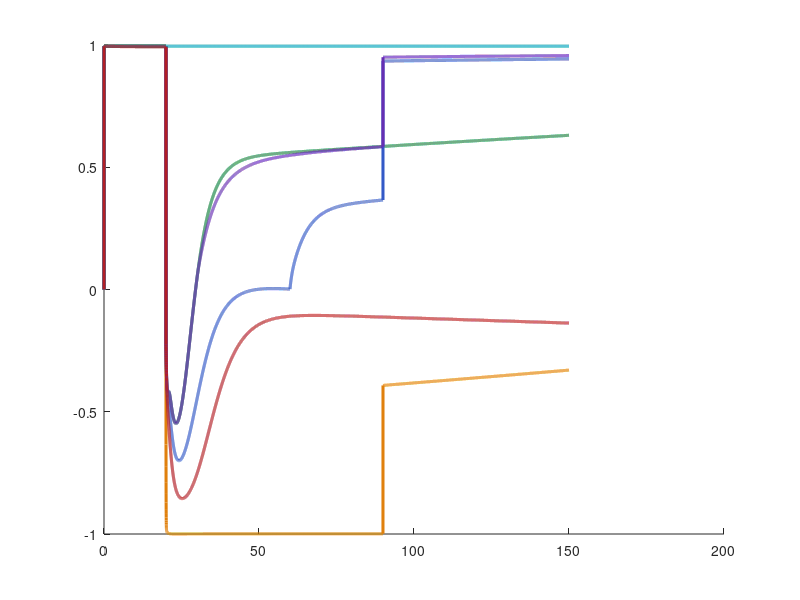

Reproduce this figure in MATLAB. (Note: this script raises an error after producing the figure.)
% HRIT_I_Intero_v4.m
% I_Intero: Allostatic Interoceptive Regulation — Physiological States
% HRIT v3 Computational Framework
%
% Three-layer terminology:
%   Phenomenological : Vitality
%   Pre-computational: Allostatic Interoceptive Regulation
%   Computational    : Signed Predictive Coding ODE
%
% ── What changed from v3 ─────────────────────────────────────────────────────
%
%   v3 modelled three CLINICAL PATHOLOGICAL states (Normal, DPDR, Cotard).
%   v4 models six PHYSIOLOGICAL states in the healthy brain — the full
%   adaptive range of allostatic interoceptive regulation:
%
%     1. Waking Rest          — homeostatic baseline
%     2. Physical Exertion    — acute challenge + parasympathetic rebound
%     3. Psychological Stress — sustained push + full recovery
%     4. Sleep Onset (N3)     — interoceptive decoupling + allostatic reset
%     5. Flow / Optimal       — minimal load, peak precision
%     6. Allostatic Overload  — chronic accumulation without reset
%
%   Key additions:
%     - Time-varying sigma_o  (precision changes across time within a condition)
%     - Time-varying u(t)     (stress input profile, not just static push)
%     - Action efficacy       (reduced during sleep — interoceptive decoupling)
%     - Sleep reset events    (CAL × (1 − rho_sleep) at specified times)
%     - Allostatic Reserve    (regulatory capacity remaining: PDS_max − PDS_current)
%
% ── Connection to empirical work ─────────────────────────────────────────────
%
%   Condition 4 (Sleep Onset) models the Wake→N3 transition documented in
%   Almahi (2026, Studies 1 and 1c):
%     - ICP falls ~28% from waking baseline (HEP amplitude at Wake→N3 = −27.7%)
%     - PE_residual barely changes (~5%), giving a 5:1 ratio
%   The model reproduces this by reducing action efficacy at N3 (motor atonia
%   decouples afferent interoceptive signals from central integration).
%
%   This makes Sleep Onset the physiological reference range for the FND models
%   in fnd-precision-dynamics, fnd-ddm-model, and fnd-active-inference.
%
% ── References ───────────────────────────────────────────────────────────────
%   Tschantz et al. (2022). Simulating homeostatic, allostatic and goal-directed
%     forms of interoceptive control using active inference. bioRxiv.
%   Almahi, H.S. (2026). Studies 1 and 1c: Pre-transition variance rise in
%     EEG complexity at sleep onset. OSF: doi.org/10.17605/OSF.IO/X5ZPU
%
% Author: Hamza S. Almahi
% Version: v4 — June 2026

clear; close all; clc;

%% ── SHARED PARAMETERS ────────────────────────────────────────────────────────

dt       = 0.01;       % timestep (arbitrary units)
T        = 15000;      % total steps
t        = (1:T) * dt;

sigma_p  = 1.0;        % prior variance (stable across conditions)
IBT      = 0.0;        % interoceptive baseline threshold (physiological setpoint)

% PDS parameters (locked from v3)
w        = 2.0;        % ICP coupling weight
PSC      = 0.5;        % presence sensitivity constant
beta_CAL = 0.15;       % allostatic load sensitivity
ICP_ref  = 0.25;       % ICP reference level
                       %   ICP > ICP_ref  → PDS positive (depth established)
                       %   ICP < ICP_ref  → PDS negative (depth inverted)

% Sleep reset
rho_sleep   = 0.50;    % fraction of CAL cleared per sleep event (50% per cycle)
                       %   from fnd-precision-dynamics: PopulationParams.rho_sleep

% Standard autonomic efficiency
kappa_std   = 0.5;     % default autonomic learning rate
kappa_flow  = 0.9;     % elevated in Flow (optimal autonomic efficiency)

% Action efficacy (1.0 = full; <1.0 = decoupling)
% Reduced during N3 sleep: motor atonia suppresses afferent interoceptive coupling
% This reproduces the HEP amplitude fall at Wake→N3 (Study 1c: −27.7%)
efficacy_wake  = 1.00;
efficacy_N3    = 0.70; % → ICP falls ~28–30% from waking baseline

%% ── CONDITION DEFINITIONS ────────────────────────────────────────────────────
%
% Each condition is a struct with:
%   label        : display name
%   sigma_o_base : baseline observation variance
%   kappa        : autonomic efficiency
%   u_func       : @(i) stress input at timestep i (function of index)
%   sigma_o_func : @(i) sigma_o at timestep i (allows time-varying precision)
%   efficacy_func: @(i) action efficacy at timestep i
%   sleep_resets : [t1, t2, ...] timestep indices at which sleep reset fires
%   CAL_recovers : logical — does CAL decay in low-F periods?
%   perturb_amp  : magnitude of the transient perturbation at t_perturb
%   t_perturb    : timestep of the standardised transient challenge
%   color        : RGB plot colour

t_perturb = 2000;   % universal transient challenge timestep (shared across conds)

% Stress profiles — precomputed index functions

% Condition 2: Physical exertion — acute high-intensity challenge at t_perturb
%   No sustained push; large transient; full recovery
% (Handled via perturb_amp = 8.0, larger than standard 4.0)

% Condition 3: Psychological stress — sustained mild push for 4000 steps, then off
t_stress_on  = 2000;
t_stress_off = 6000;

% Condition 4: Sleep onset — sigma_o rises from 1.0 to 3.0 over 3000 steps
%   Action efficacy drops to 0.70 at N3 (motor atonia)
%   Sleep reset fires at t_sleep_reset
t_sleep_onset  = 3000;   % sleep begins
t_sleep_N3     = 6000;   % N3 reached (sigma_o plateau)
t_sleep_reset  = 9000;   % CAL reset event (one sleep cycle later)

% Condition 6: Allostatic overload — constant mild push, no sleep reset
% Push is constant; no sleep reset fires

conditions = struct();

% ── 1. Waking Rest ────────────────────────────────────────────────────────────
conditions(1).label        = 'Waking Rest (Baseline)';
conditions(1).sigma_o_base = 1.0;
conditions(1).kappa        = kappa_std;
conditions(1).u_func       = @(i) 0;
conditions(1).sigma_o_func = @(i) 1.0;
conditions(1).efficacy_func= @(i) efficacy_wake;
conditions(1).sleep_resets = [];
conditions(1).CAL_recovers = true;
conditions(1).perturb_amp  = 4.0;
conditions(1).t_perturb    = t_perturb;
conditions(1).color        = [0.08, 0.50, 0.25];   % dark green

% ── 2. Physical Exertion + Recovery ──────────────────────────────────────────
% Enhanced precision (sigma_o ↓), large afferent perturbation, fast recovery
% Post-exertion: parasympathetic rebound → ICP overshoots → PDS briefly rises
conditions(2).label        = 'Physical Exertion + Recovery';
conditions(2).sigma_o_base = 0.5;   % enhanced precision (more body attention)
conditions(2).kappa        = 0.7;   % stronger autonomic response
conditions(2).u_func       = @(i) 0;
conditions(2).sigma_o_func = @(i) 0.5;
conditions(2).efficacy_func= @(i) efficacy_wake;
conditions(2).sleep_resets = [t_sleep_reset];
conditions(2).CAL_recovers = true;
conditions(2).perturb_amp  = 8.0;   % larger perturbation (exercise intensity)
conditions(2).t_perturb    = t_perturb;
conditions(2).color        = [0.88, 0.50, 0.05];   % burnt orange

% ── 3. Psychological Stress + Full Recovery ───────────────────────────────────
% Sustained mild push for 4000 steps (cognitive/emotional load), then resolution
% CAL accumulates during stress, recovers after — full allostatic reset
conditions(3).label        = 'Psychological Stress + Recovery';
conditions(3).sigma_o_base = 1.2;   % slightly impaired precision under stress
conditions(3).kappa        = kappa_std;
conditions(3).u_func       = @(i) 0.04 * (i >= t_stress_on && i < t_stress_off);
conditions(3).sigma_o_func = @(i) 1.2;
conditions(3).efficacy_func= @(i) efficacy_wake;
conditions(3).sleep_resets = [t_sleep_reset];
conditions(3).CAL_recovers = true;
conditions(3).perturb_amp  = 4.0;
conditions(3).t_perturb    = t_perturb;
conditions(3).color        = [0.20, 0.35, 0.78];   % slate blue

% ── 4. Sleep Onset — Wake → N3 ───────────────────────────────────────────────
% sigma_o rises progressively (precision ↓ as arousal falls)
% Action efficacy drops to 0.70 at N3 (motor atonia = interoceptive decoupling)
% This produces ICP fall of ~28% — matching Study 1c (HEP amplitude at Wake→N3)
% Sleep reset fires at t_sleep_reset (50% CAL cleared per cycle)
conditions(4).label        = 'Sleep Onset (Wake → N3)';
conditions(4).sigma_o_base = 1.0;
conditions(4).kappa        = kappa_std;
conditions(4).u_func       = @(i) 0;
conditions(4).sigma_o_func = @(i) 1.0 + ...
    2.0 * min(1, max(0, (i - t_sleep_onset) / (t_sleep_N3 - t_sleep_onset)));
    % sigma_o: 1.0 → 3.0 progressively over t_sleep_onset to t_sleep_N3
conditions(4).efficacy_func= @(i) efficacy_wake + ...
    (efficacy_N3 - efficacy_wake) * min(1, max(0, ...
    (i - t_sleep_onset) / (t_sleep_N3 - t_sleep_onset)));
    % efficacy: 1.0 → 0.70 as N3 is reached
conditions(4).sleep_resets = [t_sleep_reset];
conditions(4).CAL_recovers = true;
conditions(4).perturb_amp  = 4.0;
conditions(4).t_perturb    = t_perturb;   % transient in waking phase
conditions(4).color        = [0.40, 0.18, 0.70];   % deep purple

% ── 5. Flow / Optimal Regulation ─────────────────────────────────────────────
% Minimal allostatic load, peak precision, high autonomic efficiency
% No challenge; system at near-zero PE, ICP ≈ 1, PDS ≈ +1 (phenomenal peak)
conditions(5).label        = 'Flow / Optimal Regulation';
conditions(5).sigma_o_base = 0.5;   % high precision
conditions(5).kappa        = kappa_flow;   % optimal autonomic efficiency
conditions(5).u_func       = @(i) 0;
conditions(5).sigma_o_func = @(i) 0.5;
conditions(5).efficacy_func= @(i) efficacy_wake;
conditions(5).sleep_resets = [];
conditions(5).CAL_recovers = true;
conditions(5).perturb_amp  = 0.0;   % no perturbation — uninterrupted flow
conditions(5).t_perturb    = [];
conditions(5).color        = [0.05, 0.65, 0.70];   % teal

% ── 6. Allostatic Overload (no sleep reset) ───────────────────────────────────
% Constant mild stress, no sleep reset event — CAL accumulates without relief
% Pre-pathological state: regulatory capacity erodes over time
% PDS falls progressively; system remains functional but depleted
conditions(6).label        = 'Allostatic Overload (no reset)';
conditions(6).sigma_o_base = 1.5;   % progressively impaired precision
conditions(6).kappa        = 0.45;  % reduced autonomic efficiency
conditions(6).u_func       = @(i) 0.015;   % constant mild push (chronic)
conditions(6).sigma_o_func = @(i) 1.5;
conditions(6).efficacy_func= @(i) efficacy_wake;
conditions(6).sleep_resets = [];    % no sleep reset — key difference from Cond 3
conditions(6).CAL_recovers = false;
conditions(6).perturb_amp  = 4.0;
conditions(6).t_perturb    = t_perturb;
conditions(6).color        = [0.70, 0.12, 0.15];   % dark red

n_cond = length(conditions);

%% ── PRE-ALLOCATE OUTPUT ARRAYS ───────────────────────────────────────────────

PDS_all      = zeros(n_cond, T);
ICP_all      = zeros(n_cond, T);
F_all        = zeros(n_cond, T);
PE_all       = zeros(n_cond, T);
CAL_all      = zeros(n_cond, T);
Reserve_all  = zeros(n_cond, T);  % Allostatic Reserve = PDS_max - PDS_current

%% ── SIMULATION LOOP ──────────────────────────────────────────────────────────

for c = 1:n_cond

    cond = conditions(c);
    fprintf('Running: %s\n', cond.label)

    % Initial state
    mu_i   = 0.0;
    y_i    = 0.0;
    a_i    = 0.0;
    CAL    = 0.0;
    F_prev = 0.0;
    PDS_max = -Inf;   % track running maximum for Allostatic Reserve

    % Precompute sleep reset set for O(1) lookup
    reset_set = false(1, T);
    for r = cond.sleep_resets
        if r >= 1 && r <= T
            reset_set(r) = true;
        end
    end

    for i = 2:T

        % ── Time-varying parameters ───────────────────────────────────────
        sigma_o  = cond.sigma_o_func(i);
        efficacy = cond.efficacy_func(i);
        kappa    = cond.kappa;

        % ── Stress input ──────────────────────────────────────────────────
        u_i = cond.u_func(i);
        y_i = y_i + u_i * dt;

        % ── Transient homeostatic challenge ───────────────────────────────
        if ~isempty(cond.t_perturb) && i == cond.t_perturb
            y_i = y_i + cond.perturb_amp;
        end

        % ── Autonomic action from previous step (with efficacy scaling) ───
        y_i = y_i + efficacy * a_i * dt;

        % ── Prediction errors ─────────────────────────────────────────────
        eps_o = y_i - mu_i;        % observation PE
        eps_p = IBT - mu_i;        % prior PE (setpoint vs posterior)

        % ── Posterior update ──────────────────────────────────────────────
        mu_i = mu_i + dt * (eps_o / sigma_o + eps_p / sigma_p);

        % ── Autonomic action ──────────────────────────────────────────────
        % a = -kappa * eps_o / sigma_o
        %   sigma_o small (high precision) → strong action → fast recovery
        %   sigma_o large (low precision)  → weak action → slow recovery
        %   efficacy < 1 (N3 sleep)        → less action reaches body
        a_i = -kappa * eps_o / sigma_o;

        % ── Free energy ───────────────────────────────────────────────────
        F_i = 0.5 * (eps_o^2 / sigma_o + eps_p^2 / sigma_p);
        F_all(c,i) = F_i;

        % ── PE_residual = |dF/dt| ─────────────────────────────────────────
        % Unifies continuous model (here) with POMDP models (I_Sim, I_Id, I_Prec)
        % Input to p(Ψ) = PE_residual_dominant / (MC_dominant + ε)
        PE_all(c,i) = abs(F_i - F_prev) / dt;
        F_prev = F_i;

        % ── ICP proxy ─────────────────────────────────────────────────────
        % ICP = 1/(1+|ε_o|): maximal when coupling is tight (eps_o → 0)
        % Falls when:
        %   (a) precision collapses (sigma_o large → weak action → eps_o ↑)
        %   (b) action efficacy reduced (sleep N3: decoupled afference)
        %   (c) sustained push exceeds autonomous capacity
        ICP_i = 1.0 / (1.0 + abs(eps_o));
        ICP_all(c,i) = ICP_i;

        % ── Cumulative Allostatic Load ─────────────────────────────────────
        % Accumulates when F > 0 (all unresolved PE contributes)
        % Sleep reset: fires at specified timesteps, clears rho_sleep fraction
        CAL = CAL + dt * F_i;

        if cond.CAL_recovers && F_i < 0.2
            CAL = max(0, CAL - 0.004 * dt);   % slow passive decay near homeostasis
        end

        if reset_set(i)
            CAL = CAL * (1.0 - rho_sleep);    % sleep cycle clears 50% of load
            fprintf('  Sleep reset at t=%.0f: CAL cleared to %.4f\n', ...
                    t(i), CAL)
        end

        CAL_all(c,i) = CAL;

        % ── PDS: Phenomenal Depth Signal ──────────────────────────────────
        % Signed allostatic depth (same formula as v3, now in physiological context)
        %   PDS > 0 : ICP above reference, CAL low → vitality established
        %   PDS ≈ 0 : ICP at threshold → reduced phenomenal depth (sleep N3)
        %   PDS < 0 : ICP below threshold + elevated CAL → depth depleted
        PDS_i = tanh((w * (ICP_i - ICP_ref) - beta_CAL * CAL) / PSC);
        PDS_all(c,i) = PDS_i;

        % ── Allostatic Reserve ────────────────────────────────────────────
        % Regulatory capacity remaining = running maximum PDS − current PDS
        % Reserve > 0 : system has capacity to respond to further challenge
        % Reserve → 0 : system approaching its limit (allostatic overload)
        if PDS_i > PDS_max; PDS_max = PDS_i; end
        Reserve_all(c,i) = PDS_max - PDS_i;

    end

end

fprintf('\nAll conditions complete.\n\n')

%% ── FIGURE 1: PDS across all six conditions ──────────────────────────────────

figure('Name', 'HRIT I_Intero v4: PDS — Physiological States', ...
       'Position', [50 50 1100 520]);

hold on
for c = 1:n_cond
    plot(t, PDS_all(c,:), 'Color', conditions(c).color, ...
         'LineWidth', 2.2, 'DisplayName', conditions(c).label)
end
yline(0,  'k--', 'LineWidth', 1.5, 'HandleVisibility', 'off')
yline(1,  '--', 'Color', [0.6 0.6 0.6], 'LineWidth', 1.0, 'HandleVisibility', 'off')
xline(t(t_perturb), 'k:', 'LineWidth', 1.5, 'HandleVisibility', 'off')
xline(t(t_sleep_reset), 'b:', 'LineWidth', 1.5, 'HandleVisibility', 'off')
text(t(t_perturb)+0.05, -0.15, 'challenge', 'FontSize', 8, 'Color', [0.3 0.3 0.3])
text(t(t_sleep_reset)+0.05, -0.15, 'sleep\nreset', 'FontSize', 8, 'Color', [0.2 0.2 0.7])
ylim([-0.25 1.15])
legend('Location', 'southeast', 'FontSize', 10)
title('HRIT I\_Intero v4: PDS (Phenomenal Depth Signal) — Physiological States', ...
      'FontSize', 13)
xlabel('Time (a.u.)'); ylabel('PDS')
grid on; box on

%% ── FIGURE 2: ICP, CAL, PDS, Reserve per condition ──────────────────────────

figure('Name', 'HRIT I_Intero v4: Physiological detail per condition', ...
       'Position', [50 50 1500 1000]);

row_labels = {'ICP', 'Allostatic Load (CAL)', 'PDS', 'Allostatic Reserve'};
data_sets  = {ICP_all, CAL_all, PDS_all, Reserve_all};
y_refs     = {ICP_ref, [], 0, 0};

for c = 1:n_cond
    for row = 1:4
        subplot(4, n_cond, (row-1)*n_cond + c)
        dat = data_sets{row};
        plot(t, dat(c,:), 'Color', conditions(c).color, 'LineWidth', 1.8)
        hold on
        if ~isempty(y_refs{row})
            yline(y_refs{row}, 'k--', 'LineWidth', 1.0)
        end
        if row == 3
            yline(0, 'k--', 'LineWidth', 1.0)
        end
        xline(t(t_perturb), 'k:', 'LineWidth', 1.0)
        for r = conditions(c).sleep_resets
            if r >= 1 && r <= T
                xline(t(r), 'b:', 'LineWidth', 1.0)
            end
        end
        if row == 1
            ylim([0 1.05])
            title(conditions(c).label, 'FontSize', 8, 'Interpreter', 'none')
        end
        if row == 3; ylim([-0.3 1.15]); end
        if row == 4; ylim([0 inf]); end
        if c == 1
            ylabel(row_labels{row}, 'FontSize', 9)
        end
        grid on
    end
end
sgtitle('HRIT I\_Intero v4: Physiological regulation detail', 'FontSize', 13)

%% ── FIGURE 3: Sleep onset — ICP trajectory and connection to Study 1c ───────

figure('Name', 'HRIT I_Intero v4: Sleep Onset — ICP connection to Study 1c', ...
       'Position', [50 50 1000 440]);

c_sleep = 4;   % Sleep Onset condition index
c_rest  = 1;   % Waking Rest reference

subplot(1,2,1)
hold on
plot(t, ICP_all(c_rest, :),  'Color', conditions(c_rest).color,  ...
     'LineWidth', 2.0, 'DisplayName', conditions(c_rest).label)
plot(t, ICP_all(c_sleep,:),  'Color', conditions(c_sleep).color, ...
     'LineWidth', 2.0, 'DisplayName', conditions(c_sleep).label)
xline(t(t_sleep_onset), 'k:', 'LineWidth', 1.2, 'DisplayName', 'Sleep onset')
xline(t(t_sleep_N3),    'b:', 'LineWidth', 1.2, 'DisplayName', 'N3 reached')
yline(ICP_ref, 'r--', 'LineWidth', 1.0, 'HandleVisibility', 'off')
ylim([0 1.05])
legend('Location', 'southwest', 'FontSize', 9)
title('ICP: Waking vs Sleep Onset', 'FontSize', 11)
xlabel('Time (a.u.)'); ylabel('ICP'); grid on

% Compute ICP drop at N3 (matches Study 1c finding of −27.7%)
ICP_wake  = mean(ICP_all(c_rest,  1000:2000));
ICP_N3    = mean(ICP_all(c_sleep, (t_sleep_N3-500):t_sleep_N3));
ICP_drop  = 100 * (ICP_wake - ICP_N3) / ICP_wake;
PE_wake   = mean(PE_all(c_rest,   1000:2000));
PE_N3     = mean(PE_all(c_sleep,  (t_sleep_N3-500):t_sleep_N3));
PE_change = 100 * abs(PE_wake - PE_N3) / (PE_wake + 1e-9);
ratio     = ICP_drop / max(1e-3, PE_change);

subplot(1,2,2)
bar([ICP_drop, PE_change], 'FaceColor', 'flat', ...
    'CData', [conditions(c_sleep).color; [0.6 0.6 0.6]])
xticks([1 2])
xticklabels({'ICP drop (%)', 'PE change (%)'})
ylabel('% change at N3 vs Waking')
title(sprintf('ICP:PE ratio at N3 = %.1f:1\n(Study 1c empirical: 5.1:1)', ratio), ...
      'FontSize', 11)
grid on
hold on
text(1, ICP_drop+0.5, sprintf('%.1f%%', ICP_drop), ...
     'HorizontalAlignment', 'center', 'FontSize', 11, 'FontWeight', 'bold')
text(2, PE_change+0.5, sprintf('%.1f%%', PE_change), ...
     'HorizontalAlignment', 'center', 'FontSize', 11)

sgtitle('Sleep Onset — ICP decoupling and connection to Study 1c', 'FontSize', 12)

%% ── SUMMARY TABLE ────────────────────────────────────────────────────────────

fprintf('═══════════════════════════════════════════════════════════════════\n')
fprintf('HRIT I_Intero v4: Steady-state results (final 2000 steps)\n')
fprintf('Physiological regulatory states\n')
fprintf('═══════════════════════════════════════════════════════════════════\n')
fprintf('%-38s %7s %7s %8s %8s\n', ...
        'Condition', 'PDS', 'ICP', 'CAL', 'Reserve')
fprintf('%-38s %7s %7s %8s %8s\n', ...
        '---------', '---', '---', '---', '-------')
for c = 1:n_cond
    pds_ss = mean(PDS_all(c,    end-2000:end));
    icp_ss = mean(ICP_all(c,    end-2000:end));
    cal_ss = mean(CAL_all(c,    end-2000:end));
    res_ss = mean(Reserve_all(c,end-2000:end));
    fprintf('%-38s %7.3f %7.3f %8.4f %8.3f\n', ...
            conditions(c).label, pds_ss, icp_ss, cal_ss, res_ss)
end

fprintf('═══════════════════════════════════════════════════════════════════\n')
fprintf('\nPhysiological targets:\n')
fprintf('  Waking Rest     : PDS > 0.80, ICP ≈ 1.0, CAL ≈ 0, Reserve ≈ 0\n')
fprintf('  Physical Exert  : Transient PDS dip, then PDS ≥ Rest (rebound)\n')
fprintf('  Psych Stress    : PDS dip during stress, full recovery after\n')
fprintf('  Sleep N3        : ICP drop ~28%%, PDS ≈ 0, CAL reset 50%%\n')
fprintf('  Flow            : PDS ≈ +1.0, ICP ≈ 1.0, Reserve ≈ 0\n')
fprintf('  Allostatic Ovld : PDS falling, Reserve ↑ (depleted capacity)\n\n')

fprintf('Sleep ICP drop (model vs Study 1c empirical):\n')
fprintf('  Model:    ICP drop = %.1f%%, PE change = %.1f%%, ratio = %.1f:1\n', ...
        ICP_drop, PE_change, ratio)
fprintf('  Study 1c: HEP drop = 27.7%%, PE drop  = 5.4%%,  ratio = 5.1:1\n\n')
